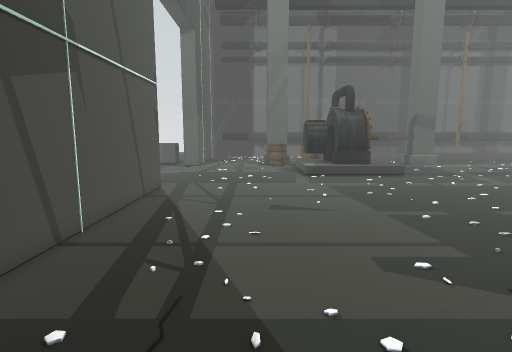
view 1 (above)

20 first-person views from a walk through a 3-D level made in the Godot game engine. The camera is 1.5 m above the floor, tilts 8° down and sees 80° across. The floor is counted in squares, 0.5 m on a side. Each view is taken from the middle of a square. On the plan, view 1 faces up. The plan holds only what a view shows up to about 20 squares ahead; the rest is blank. The place goes on beyond the plan. Some surface patterns are stand-ins.

view 2
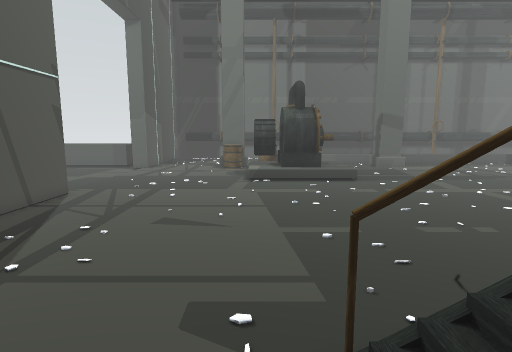

view 3
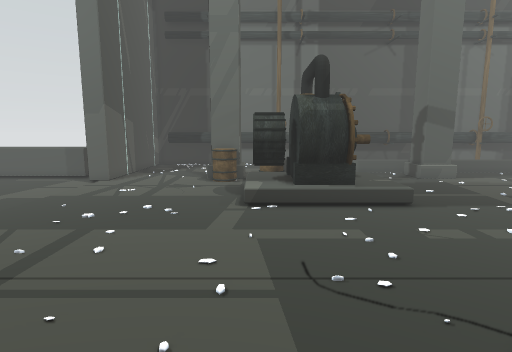

view 4
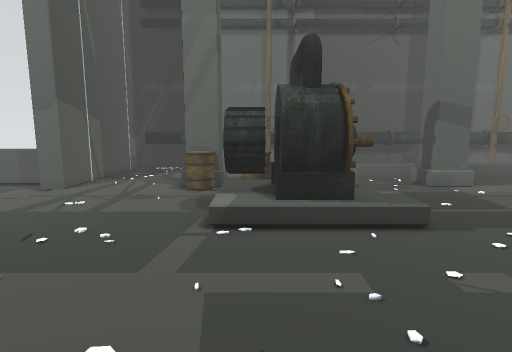

view 5
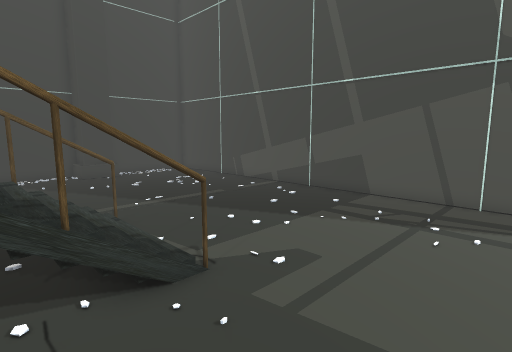

view 6
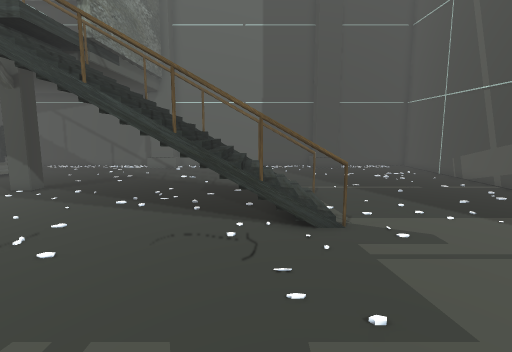

view 7
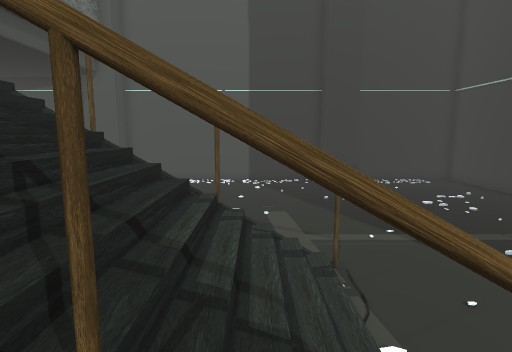

view 8
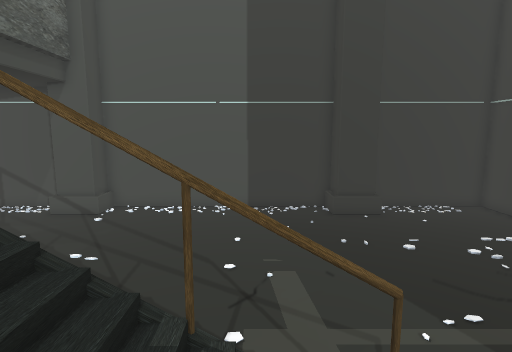

view 9
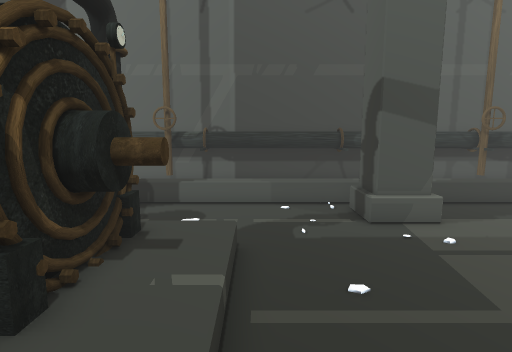

view 10
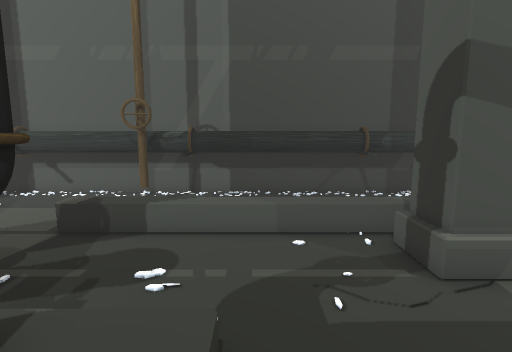

view 11
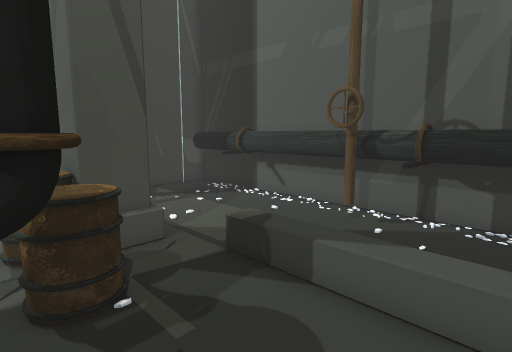

view 12
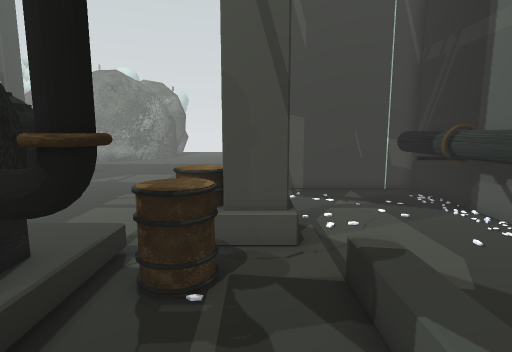

view 13
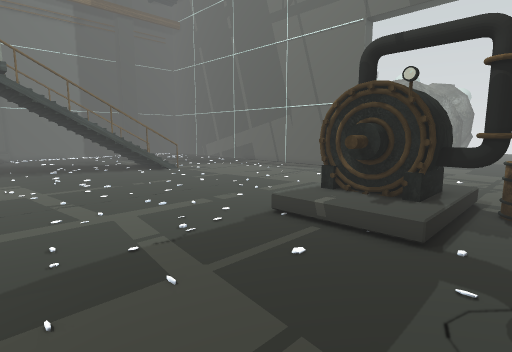

view 14
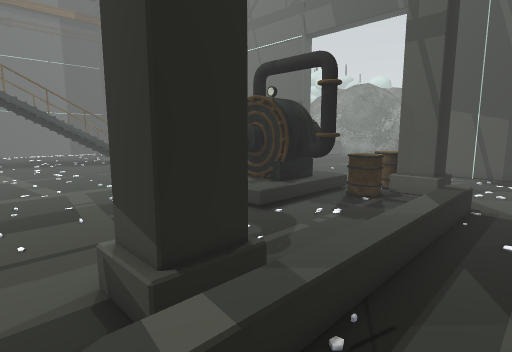

view 15
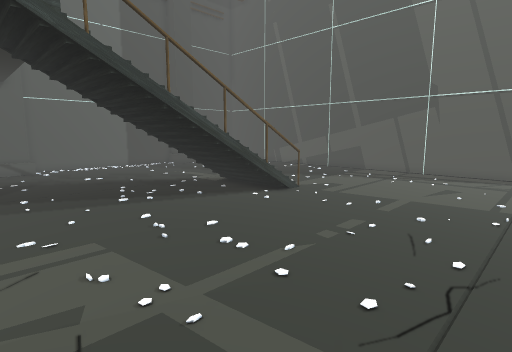

view 16
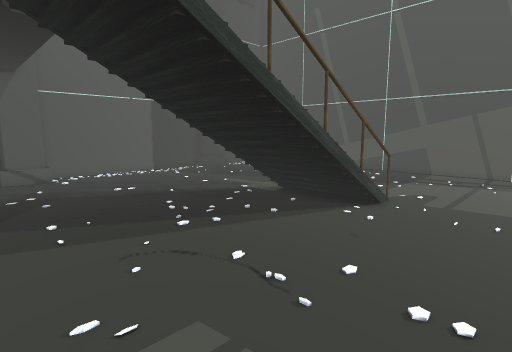

view 17
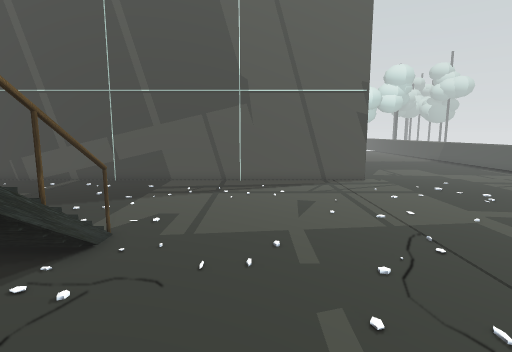

view 18
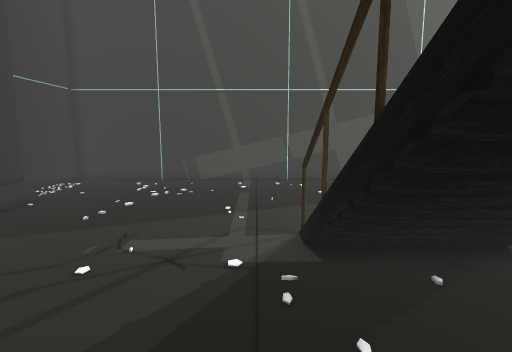

view 19
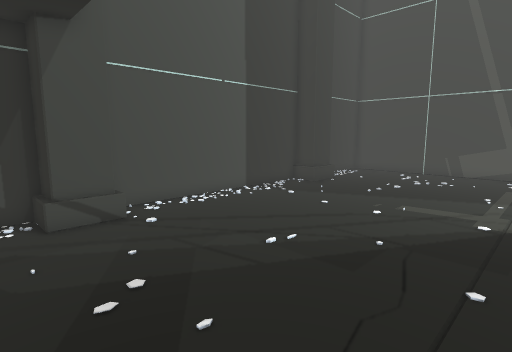

view 20
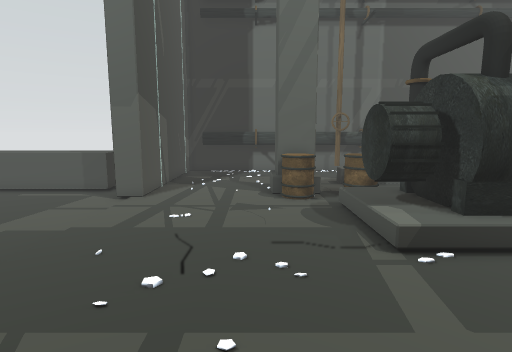

### Floor plan
Key: @ floor where view 1 was taken; # wall or solid block; . main floor; : floor 0.5 m higher than the main floor; / step, stairs or slope; = window, fence, low wall or low ledge; ^ raised ledge; v drop or lower ground; T thing the floor can be seen under or through; P pipe; O other object.
Columns run from 6 left of view 1 to 19 right of it. Each row starts with its distance up from view 1.
 38  ##^^^#^^^^^^^#^^^^^^^#^^^
 37  ##...#....#P##.......#..
 36  #....#.... P #..     #
 35  #...................    .
 34  #....................
 33  #.................../...
 32  #.........///////////////
 31  #.....###...........###..
 30  #.....#:#...........# #..
 29 ##.....#^#.^.........###..
 28 #......^^^^^^#............
 27 .............##...........
 26 ..........OO###OO........
 25 ..........^####OO........
 24 ..........######O.........
 23 ..........^####OO.........
 22 ..........OO###OO.........
 21 ..........................
 20 ..........................
 19 .........................
 18 .........................
 17  #.......................
 16  #........................
 15  #.......................
 14  #.......................
 13  #.......................
 12  #.......................
 11  #........................
 10  #........................
  9  #........................
  8  #........................
  7  #.......................
  6  #.........###vvvv#.......
  5  #..........///////.......
  4  #..........///////.......
  3  #..........///////.......
  2  #.........////////.......
  1  #.........////////.......
  0  #....@....TTT=vvv#.......
 -1  #........................
 -2  #........................
 -3  #........................
 -4  #........................
 -5  #........................
 -6  #........................
 -7  #........................
 -8  #........................
 -9  #.......................
-10  #........................
-11  #.....###...........###..
-12  #########################

Where each view was taken, in squares from view 1:
view 1: 0 up, 0 right, facing up
view 2: 2 up, 4 right, facing up
view 3: 9 up, 4 right, facing up
view 4: 12 up, 5 right, facing up
view 5: 11 up, 9 right, facing down-left
view 6: 15 up, 8 right, facing down
view 7: 7 up, 7 right, facing down
view 8: 4 up, 7 right, facing down
view 9: 19 up, 11 right, facing up
view 10: 23 up, 11 right, facing up
view 11: 27 up, 11 right, facing up-left
view 12: 30 up, 11 right, facing left
view 13: 29 up, 19 right, facing down-left
view 14: 35 up, 19 right, facing down-left
view 15: 16 up, 19 right, facing down-left
view 16: 11 up, 19 right, facing down-left
view 17: 10 up, 14 right, facing left
view 18: 1 down, 14 right, facing left
view 19: 0 up, 19 right, facing down-left
view 20: 14 up, 0 right, facing up
